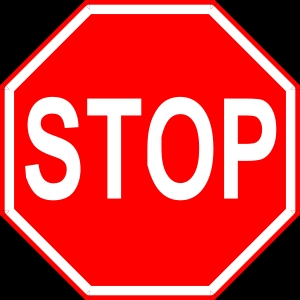
%> input picture HW3/Stop Images/StopSign1.jpg, 300 x 300 px; its folder holds only this picture in this run
$ octave CVHW3.m   (GNU Octave 9; MATLAB toolbox functions it lacks are replaced by stand-ins)
%> lines starting %> are read from the running program, lines starting %| are printed output that depends on the picture
### HW3/sift/sift.m
function [frames,descriptors,gss,dogss]=sift(I,varargin)
% SIFT Extract SIFT features
%   [FRAMES,DESCR]=SIFT(I) extracts the SIFT frames FRAMES and their
%   descriptors DESCR from the image I.
%
%   The image I must be gray-scale, of storage class DOUBLE and
%   ranging in [0,1].
%
%   FRAMES is a 4xK matrix storing one SIFT frame per column. Its
%   format is:
%
%     FRAMES(1:2,k)  center (X,Y) of the frame k,
%     FRAMES(3,k)    scale SIGMA of the frame k,
%     FRAMES(4,k)    orientation THETA of the frame k.
%
%   Note that the X,Y center coordinates are (0,0) based, contrary to
%   the standard MATLAB convention that uses (1,1) as the top-left
%   image coordiante. The plotting function PLOTSIFTFRAME() and
%   PLOTSIFTDESCRIPTOR() automatically shift the keypoints to the
%   default (1,1) reference.
%
%   DESCR is a DxK matrix stores one descriptor per columm (usually
%   D=128).
%
%   [FRAMES,DESCR,GSS,DOGSS]=SIFT(...) returns the Gaussian and
%   Difference of Gaussians scale spaces computed by the algorithm.
%
%   The function accepts the following option-value pairs:
%
%   Verbosity - Verbosity level [{0},1]
%     0 = quiet, 1 = print detailed progress report
%
%   BoundaryPoint - Remove frames on the image boundaries [0,{1}]
%     Remove points whose descriptor intersects the boundary.
%
%   NumOctaves - Number of octaves [1,2,...]
%     Number of octaves of the Gaussian scale space. By default it is
%     computed to cover all possible feature sizes.
%
%   FirstOctave - Index of the first octave [...,-1,{0},+1,...]
%     Setting the parameter to -1 has the effect of doubling the image
%     before computing the scale space.
%
%   NumLevels - [1,2,...]
%     Number of scale levels within each octave.
%
%   Sigma0 - Base smoothing [pixels]
%     Smoothing of the level 0 of octave 0 of the scale space. By
%     default it is set to be equivalent to the value 1.6 of [1].
%     Since however 1.6 is the smoothing of the level -1 and Simga0
%     of the level 0, the actual value is NOT 1.6.
%
%   SigmaN - Nominal smoothing [pixels, {0.5}]
%     Nominal smoothing of the input image.
%
%   Threshold - Strenght threshold [>= 0, {0.01}]
%     Maxima of the DOG scale space [1] below this threshold are
%     ignored. Smaller values accept more features.
%
%   EdgeThreshold - Localization threshold [>= 0, {10}]
%     Feature which have flattness score [1] above this threshold are
%     ignored. Bigger values accept more features.
%
%   Magnif - Descriptor window magnification
%     See SIFTDESCRIPTOR().
%
%   NumSpatialBins - Number of spatial bins [2,{4},6,...]
%     See SIFTDESCRIPTOR().
%
%   NumOrientbins - Number of orientation bins [1,2,...,{8},...]
%     See SIFTDESCRIPTOR().
%
%  REFERENCES
%  [1] D. G. Lowe, "Distinctive image features from scale-invariant
%      keypoints," IJCV, vol. 2, no. 60, pp. 91 110, 2004.
%
%   See also GAUSSIANSS(), DIFFSS(), PLOTSIFTFRAME(), PLOTSIFTDESCRIPTOR(),
%            SIFTDESCRIPTOR(), SIFTMATCH().
%

% AUTORIGHTS
% Copyright (c) 2006 The Regents of the University of California.
% All Rights Reserved.
%
% Created by Andrea Vedaldi
% UCLA Vision Lab - Department of Computer Science
%
% Permission to use, copy, modify, and distribute this software and its
% documentation for educational, research and non-profit purposes,
% without fee, and without a written agreement is hereby granted,
% provided that the above copyright notice, this paragraph and the
% following three paragraphs appear in all copies.
%
% This software program and documentation are copyrighted by The Regents
% of the University of California. The software program and
% documentation are supplied "as is", without any accompanying services
% from The Regents. The Regents does not warrant that the operation of
% the program will be uninterrupted or error-free. The end-user
% understands that the program was developed for research purposes and
% is advised not to rely exclusively on the program for any reason.
%
% This software embodies a method for which the following patent has
% been issued: "Method and apparatus for identifying scale invariant
% features in an image and use of same for locating an object in an
% image," David G. Lowe, US Patent 6,711,293 (March 23,
% 2004). Provisional application filed March 8, 1999. Asignee: The
% University of British Columbia.
%
% IN NO EVENT SHALL THE UNIVERSITY OF CALIFORNIA BE LIABLE TO ANY PARTY
% FOR DIRECT, INDIRECT, SPECIAL, INCIDENTAL, OR CONSEQUENTIAL DAMAGES,
% INCLUDING LOST PROFITS, ARISING OUT OF THE USE OF THIS SOFTWARE AND
% ITS DOCUMENTATION, EVEN IF THE UNIVERSITY OF CALIFORNIA HAS BEEN
% ADVISED OF THE POSSIBILITY OF SUCH DAMAGE. THE UNIVERSITY OF
% CALIFORNIA SPECIFICALLY DISCLAIMS ANY WARRANTIES, INCLUDING, BUT NOT
% LIMITED TO, THE IMPLIED WARRANTIES OF MERCHANTABILITY AND FITNESS FOR
% A PARTICULAR PURPOSE. THE SOFTWARE PROVIDED HEREUNDER IS ON AN "AS IS"
% BASIS, AND THE UNIVERSITY OF CALIFORNIA HAS NO OBLIGATIONS TO PROVIDE
% MAINTENANCE, SUPPORT, UPDATES, ENHANCEMENTS, OR MODIFICATIONS.

% --------------------------------------------------------------------
%                                                  Check the arguments
% --------------------------------------------------------------------
if(nargin < 1)
  error('At least one argument is required.') ;
end

[M,N,C] = size(I) ;

% Lowe's equivalents choices
S      =  3 ;
omin   = -1 ;
O      = floor(log2(min(M,N)))-omin-3 ; % up to 8x8 images
sigma0 = 1.6*2^(1/S) ;                  % smooth lev. -1 at 1.6
sigman = 0.5 ;
thresh = 0.04 / S / 2 ;
r      = 10 ;
NBP    = 4 ;
NBO    = 8 ;
magnif = 3.0 ;

% Parese input
compute_descriptor = 0 ;
discard_boundary_points = 1 ;
verb = 0 ;

for k=1:2:length(varargin)
  switch lower(varargin{k})

    case 'numoctaves'
      O = varargin{k+1} ;

    case 'firstoctave'
      omin = varargin{k+1} ;

    case 'numlevels'
      S = varargin{k+1} ;

    case 'sigma0'
      sigma0 = varargin{k+1} ;

    case 'sigman'
      sigmaN = varargin{k+1} ;

    case 'threshold'
      thresh = varargin{k+1} ;

    case 'edgethreshold'
      r = varargin{k+1} ;

    case 'boundarypoint'
     discard_boundary_points = varargin{k+1} ;

    case 'numspatialbins'
      NBP = varargin{k+1} ;

    case 'numorientbins'
      NBO = varargin{k+1} ;

    case 'magnif'
      magnif = varargin{k+1} ;

    case 'verbosity'
     verb = varargin{k+1} ;

    otherwise
      error(['Unknown parameter ''' varargin{k} '''.']) ;
  end
end
%> after the loop, NBO = 8; NBP = 4; S = 3; discard_boundary_points = 1; magnif = 3; omin = -1; r = 10; sigma0 = 2.02; thresh = 0.00667; verb = 0

% Arguments sanity check
if C > 1
  error('I should be a grayscale image') ;
end

frames      = [] ;
descriptors = [] ;

% --------------------------------------------------------------------
%                                         SIFT Detector and Descriptor
% --------------------------------------------------------------------

% Compute scale spaces
if verb>0, fprintf('SIFT: computing scale space...') ; tic ; end

gss = gaussianss(I,sigman,O,S,omin,-1,S+1,sigma0) ;

if verb>0, fprintf('(%.3f s gss; ',toc) ; tic ; end

dogss = diffss(gss) ;

if verb > 0, fprintf('%.3f s dogss) done\n',toc) ; end
if verb > 0
  fprintf('SIFT scale space parameters [PropertyName in brackets]\n');
  fprintf('  sigman [SigmaN]        : %f\n', sigman) ;
  fprintf('  sigma0 [Sigma0]        : %f\n', dogss.sigma0) ;
  fprintf('       O [NumOctaves]    : %d\n', dogss.O) ;
  fprintf('       S [NumLevels]     : %d\n', dogss.S) ;
  fprintf('    omin [FirstOctave]   : %d\n', dogss.omin) ;
  fprintf('    smin                 : %d\n', dogss.smin) ;
  fprintf('    smax                 : %d\n', dogss.smax) ;
  fprintf('SIFT detector parameters\n')
  fprintf('  thersh [Threshold]     : %e\n', thresh) ;
  fprintf('       r [EdgeThreshold] : %.3f\n', r) ;
  fprintf('SIFT descriptor parameters\n')
  fprintf('  magnif [Magnif]        : %.3f\n', magnif) ;
  fprintf('     NBP [NumSpatialBins]: %d\n', NBP) ;
  fprintf('     NBO [NumOrientBins] : %d\n', NBO) ;
end

for o=1:gss.O
  if verb > 0
    fprintf('SIFT: processing octave %d\n', o-1+omin) ;
                tic ;
  end

  % Local maxima of the DOG octave
  % The 80% tricks discards early very weak points before refinement.
  idx = siftlocalmax(  dogss.octave{o}, 0.8*thresh  ) ;
  idx = [idx , siftlocalmax( - dogss.octave{o}, 0.8*thresh)] ;

  K=length(idx) ;
  [i,j,s] = ind2sub( size( dogss.octave{o} ), idx ) ;
  y=i-1 ;
  x=j-1 ;
  s=s-1+dogss.smin ;
  oframes = [x(:)';y(:)';s(:)'] ;

  if verb > 0
    fprintf('SIFT: %d initial points (%.3f s)\n', ...
      size(oframes, 2), toc) ;
    tic ;
  end

  % Remove points too close to the boundary
  if discard_boundary_points
    % radius = maginf * sigma * NBP / 2
    % sigma = sigma0 * 2^s/S

    rad = magnif * gss.sigma0 * 2.^(oframes(3,:)/gss.S) * NBP / 2 ;
    sel=find(...
      oframes(1,:)-rad >= 1                     & ...
      oframes(1,:)+rad <= size(gss.octave{o},2) & ...
      oframes(2,:)-rad >= 1                     & ...
      oframes(2,:)+rad <= size(gss.octave{o},1)     ) ;
    oframes=oframes(:,sel) ;

    if verb > 0
      fprintf('SIFT: %d away from boundary\n', size(oframes,2)) ;
      tic ;
    end
  end

  % Refine the location, threshold strength and remove points on edges
  oframes = siftrefinemx(...
    oframes, ...
    dogss.octave{o}, ...
    dogss.smin, ...
    thresh, ...
    r) ;

  if verb > 0
    fprintf('SIFT: %d refined (%.3f s)\n', ...
            size(oframes,2),toc) ;
    tic ;
  end

  % Compute the oritentations
  oframes = siftormx(...
    oframes, ...
    gss.octave{o}, ...
    gss.S, ...
    gss.smin, ...
    gss.sigma0 ) ;

  % Store frames
  x     = 2^(o-1+gss.omin) * oframes(1,:) ;
  y     = 2^(o-1+gss.omin) * oframes(2,:) ;
  sigma = 2^(o-1+gss.omin) * gss.sigma0 * 2.^(oframes(3,:)/gss.S) ;
  frames = [frames, [x(:)' ; y(:)' ; sigma(:)' ; oframes(4,:)] ] ;


  % Descriptors
  if nargout > 1
    if verb > 0
      fprintf('SIFT: computing descriptors...') ;
      tic ;
    end

    sh = siftdescriptor(...
      gss.octave{o}, ...
      oframes, ...
      gss.sigma0, ...
      gss.S, ...
      gss.smin, ...
      'Magnif', magnif, ...
      'NumSpatialBins', NBP, ...
      'NumOrientBins', NBO) ;

    descriptors = [descriptors, sh] ;

    if verb > 0, fprintf('done (%.3f s)\n',toc) ; end
  end
end

### HW3/sift/gaussianss.m
function SS = gaussianss(I,sigman,O,S,omin,smin,smax,sigma0)
%> called with sigman = 0.5, O = 6, S = 3, omin = -1, smin = -1, smax = 4, sigma0 = 2.02
% GAUSSIANSS
%   SS = GAUSSIANSS(I,SIGMAN,O,S,OMIN,SMIN,SMAX,SIGMA0) returns the
%   Gaussian scale space of image I. Image I is assumed to be
%   pre-smoothed at level SIGMAN. O,S,OMIN,SMIN,SMAX,SIGMA0 are the
%   parameters of the scale space as explained in PDF:SIFT.USER.SS.
%
%   See also DIFFSS(), PDF:SIFT.USER.SS.

% History
%  4-15-2006  Fixed some comments

% AUTORIGHTS
% Copyright (c) 2006 The Regents of the University of California.
% All Rights Reserved.
%
% Created by Andrea Vedaldi
% UCLA Vision Lab - Department of Computer Science
%
% Permission to use, copy, modify, and distribute this software and its
% documentation for educational, research and non-profit purposes,
% without fee, and without a written agreement is hereby granted,
% provided that the above copyright notice, this paragraph and the
% following three paragraphs appear in all copies.
%
% This software program and documentation are copyrighted by The Regents
% of the University of California. The software program and
% documentation are supplied "as is", without any accompanying services
% from The Regents. The Regents does not warrant that the operation of
% the program will be uninterrupted or error-free. The end-user
% understands that the program was developed for research purposes and
% is advised not to rely exclusively on the program for any reason.
%
% This software embodies a method for which the following patent has
% been issued: "Method and apparatus for identifying scale invariant
% features in an image and use of same for locating an object in an
% image," David G. Lowe, US Patent 6,711,293 (March 23,
% 2004). Provisional application filed March 8, 1999. Asignee: The
% University of British Columbia.
%
% IN NO EVENT SHALL THE UNIVERSITY OF CALIFORNIA BE LIABLE TO ANY PARTY
% FOR DIRECT, INDIRECT, SPECIAL, INCIDENTAL, OR CONSEQUENTIAL DAMAGES,
% INCLUDING LOST PROFITS, ARISING OUT OF THE USE OF THIS SOFTWARE AND
% ITS DOCUMENTATION, EVEN IF THE UNIVERSITY OF CALIFORNIA HAS BEEN
% ADVISED OF THE POSSIBILITY OF SUCH DAMAGE. THE UNIVERSITY OF
% CALIFORNIA SPECIFICALLY DISCLAIMS ANY WARRANTIES, INCLUDING, BUT NOT
% LIMITED TO, THE IMPLIED WARRANTIES OF MERCHANTABILITY AND FITNESS FOR
% A PARTICULAR PURPOSE. THE SOFTWARE PROVIDED HEREUNDER IS ON AN "AS IS"
% BASIS, AND THE UNIVERSITY OF CALIFORNIA HAS NO OBLIGATIONS TO PROVIDE
% MAINTENANCE, SUPPORT, UPDATES, ENHANCEMENTS, OR MODIFICATIONS.

% --------------------------------------------------------------------
%                                                  Check the arguments
% --------------------------------------------------------------------
if(nargin < 6)
  error('Six arguments are required.') ;
end

if(~isreal(I) || ndims(I) > 2)
  error('I must be a real two dimensional matrix') ;
end

if(smin >= smax)
  error('smin must be greather or equal to smax') ;
end

% --------------------------------------------------------------------
%                                                           Do the job
% --------------------------------------------------------------------

% Scale multiplicative step
k = 2^(1/S) ;
%> k = 1.26

% Lowe's convention: the scale (o,s)=(0,-1) has standard deviation
% 1.6 (was it variance?)
if(nargin < 7)
  sigma0 = 1.6 * k ;
end

dsigma0 = sigma0 * sqrt(1 - 1/k^2) ; % Scale step factor
%> dsigma0 = 1.23
sigman  = 0.5 ;                      % Nominal smoothing of the image

% Scale space structure
SS.O          = O ;
%> SS.O = 6
SS.S          = S ;
%> SS.S = 3
SS.sigma0     = sigma0 ;
%> SS.sigma0 = 2.02
SS.omin       = omin ;
%> SS.omin = -1
SS.smin       = smin ;
SS.smax       = smax ;
%> SS.smax = 4

% If mino < 0, multiply the size of the image.
% (The rest of the code is consistent with this.)
if omin < 0
  for o=1:-omin
    I = doubleSize(I) ;
  end
%> this loop made 1 pass
%> (M in doubleSize, N in doubleSize) on pass 1: (300, 300)
%> pass 1, in gaussianss, `I = doubleSize(I) ;`:
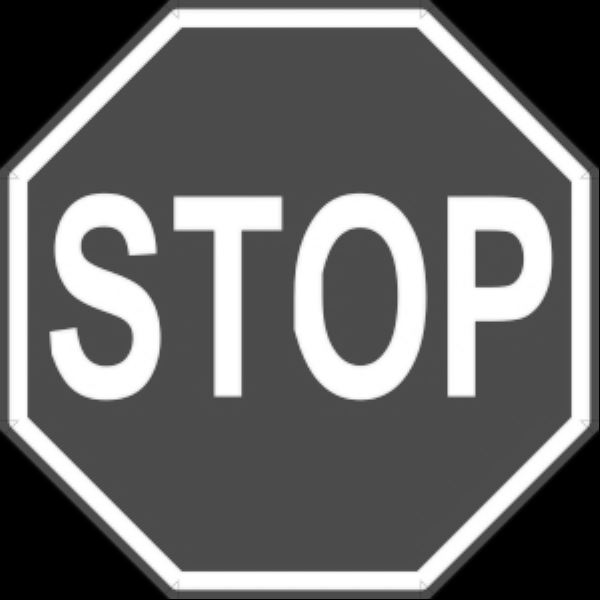
%> I: size 600x600 double; min 0, max 1, mean 0.406
elseif omin > 0
  for o=1:omin
    I = halveSize(I) ;
  end
end

[M,N] = size(I) ;

% Index offset
so = -smin+1 ;

% --------------------------------------------------------------------
%                                                         First octave
% --------------------------------------------------------------------
%
% The first level of the first octave has scale index (o,s) =
% (omin,smin) and scale coordinate
%
%    sigma(omin,smin) = sigma0 2^omin k^smin
%
% The input image I is at nominal scale sigman. Thus in order to get
% the first level of the pyramid we need to apply a smoothing of
%
%   sqrt( (sigma0 2^omin k^smin)^2 - sigman^2 ).
%
% As we have pre-scaled the image omin octaves (up or down,
% depending on the sign of omin), we need to correct this value
% by dividing by 2^omin, getting
%e
%   sqrt( (sigma0 k^smin)^2 - (sigman/2^omin)^2 )
%

if(sigma0 * 2^omin * k^smin < sigman)
  warning('The nominal smoothing exceeds the lowest level of the scale space.') ;
end

SS.octave{1} = zeros(M,N,smax-smin+1) ;
SS.octave{1}(:,:,1)  = imsmooth(I, ...
  sqrt((sigma0*k^smin)^2  - (sigman/2^omin)^2)) ;

for s=smin+1:smax
  % Here we go from (omin,s-1) to (omin,s). The extra smoothing
  % standard deviation is
  %
  %  (sigma0 2^omin 2^(s/S) )^2 - (simga0 2^omin 2^(s/S-1/S) )^2
  %
  % Aftred dividing by 2^omin (to take into account the fact
  % that the image has been pre-scaled omin octaves), the
  % standard deviation of the smoothing kernel is
  %
  %   dsigma = sigma0 k^s sqrt(1-1/k^2)
  %
  dsigma = k^s * dsigma0 ;
  SS.octave{1}(:,:,s +so) = ...
    imsmooth(squeeze(...
    SS.octave{1}(:,:,s-1 +so)...
    ), dsigma )  ;
end
%> this loop made 5 passes
%> dsigma on passes 1 to 5: 1.23, 1.55, 1.95, 2.45, 3.09
%> after the loop, SS = {O 6, S 3, sigma0 2.02, omin -1, smin -1, smax 4}


% --------------------------------------------------------------------
%                                                        Other octaves
% --------------------------------------------------------------------

for o=2:O
  % We need to initialize the first level of octave (o,smin) from
  % the closest possible level of the previous octave. A level (o,s)
  % in this octave corrsponds to the level (o-1,s+S) in the previous
  % octave. In particular, the level (o,smin) correspnds to
  % (o-1,smin+S). However (o-1,smin+S) might not be among the levels
  % (o-1,smin), ..., (o-1,smax) that we have previously computed.
  % The closest pick is
  %
  %                       /  smin+S    if smin+S <= smax
  % (o-1,sbest) , sbest = |
  %                       \  smax      if smin+S > smax
  %
  % The amount of extra smoothing we need to apply is then given by
  %
  %  ( sigma0 2^o 2^(smin/S) )^2 - ( sigma0 2^o 2^(sbest/S - 1) )^2
  %
  % As usual, we divide by 2^o to cancel out the effect of the
  % downsampling and we get
  %
  %  ( sigma 0 k^smin )^2 - ( sigma0 2^o k^(sbest - S) )^2
  %
  sbest = min(smin + S, smax) ;
  TMP = halveSize(squeeze(SS.octave{o-1}(:,:,sbest+so))) ;
  target_sigma = sigma0 * k^smin ;
    prev_sigma = sigma0 * k^(sbest - S) ;

  if(target_sigma > prev_sigma)
          TMP = imsmooth(TMP, sqrt(target_sigma^2 - prev_sigma^2) ) ;
  end
  [M,N] = size(TMP) ;

  SS.octave{o} = zeros(M,N,smax-smin+1) ;
  SS.octave{o}(:,:,1) = TMP ;

  for s=smin+1:smax
    % The other levels are determined as above for the first octave.
    dsigma = k^s * dsigma0 ;
    SS.octave{o}(:,:,s +so) = ...
      imsmooth(squeeze(...
      SS.octave{o}(:,:,s-1 +so)...
      ), dsigma)  ;
  end

end
%> this loop made 5 passes
%> (M, N) on passes 1 to 5: (300, 300), (150, 150), (75, 75), (38, 38), (19, 19)
%> pass 1, in halveSize, `J=I(1:2:end,1:2:end) ;`:
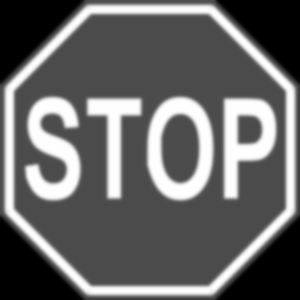
%> J: size 300x300 double; min 0, max 1, mean 0.406
%> pass 2, in halveSize (call 2), `J=I(1:2:end,1:2:end) ;`:
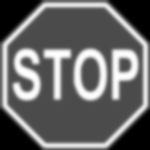
%> J: size 150x150 double; min 0, max 0.999, mean 0.406
%> pass 3, in halveSize (call 3), `J=I(1:2:end,1:2:end) ;`:
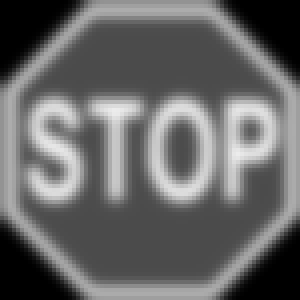
%> J: size 75x75 double (shown 4 times larger); min 4.69e-19, max 0.926, mean 0.406

% -------------------------------------------------------------------------
%                                                       Auxiliary functions
% -------------------------------------------------------------------------
function J = doubleSize(I)
[M,N]=size(I) ;
J = zeros(2*M,2*N) ;
J(1:2:end,1:2:end) = I ;
J(2:2:end-1,2:2:end-1) = ...
  0.25*I(1:end-1,1:end-1) + ...
  0.25*I(2:end,1:end-1) + ...
  0.25*I(1:end-1,2:end) + ...
  0.25*I(2:end,2:end) ;
J(2:2:end-1,1:2:end) = ...
  0.5*I(1:end-1,:) + ...
    0.5*I(2:end,:) ;
J(1:2:end,2:2:end-1) = ...
  0.5*I(:,1:end-1) + ...
    0.5*I(:,2:end) ;

function J = halveSize(I)
J=I(1:2:end,1:2:end) ;
% [5 lines of commented-out code are left out]

### HW3/sift/diffss.m
function dss = diffss(ss)
% DIFFSS  Difference of scale space
%   DSS=DIFFSS(SS) returns a scale space DSS obtained by subtracting
%   consecutive levels of the scale space SS.
%
%   In SIFT, this function is used to compute the difference of
%   Gaussian scale space from the Gaussian scale space of an image.
%
%   See also GAUSSIANSS(), PDF:SIFT.USER.SS.

% AUTORIGHTS
% Copyright (c) 2006 The Regents of the University of California.
% All Rights Reserved.
%
% Created by Andrea Vedaldi
% UCLA Vision Lab - Department of Computer Science
%
% Permission to use, copy, modify, and distribute this software and its
% documentation for educational, research and non-profit purposes,
% without fee, and without a written agreement is hereby granted,
% provided that the above copyright notice, this paragraph and the
% following three paragraphs appear in all copies.
%
% This software program and documentation are copyrighted by The Regents
% of the University of California. The software program and
% documentation are supplied "as is", without any accompanying services
% from The Regents. The Regents does not warrant that the operation of
% the program will be uninterrupted or error-free. The end-user
% understands that the program was developed for research purposes and
% is advised not to rely exclusively on the program for any reason.
%
% This software embodies a method for which the following patent has
% been issued: "Method and apparatus for identifying scale invariant
% features in an image and use of same for locating an object in an
% image," David G. Lowe, US Patent 6,711,293 (March 23,
% 2004). Provisional application filed March 8, 1999. Asignee: The
% University of British Columbia.
%
% IN NO EVENT SHALL THE UNIVERSITY OF CALIFORNIA BE LIABLE TO ANY PARTY
% FOR DIRECT, INDIRECT, SPECIAL, INCIDENTAL, OR CONSEQUENTIAL DAMAGES,
% INCLUDING LOST PROFITS, ARISING OUT OF THE USE OF THIS SOFTWARE AND
% ITS DOCUMENTATION, EVEN IF THE UNIVERSITY OF CALIFORNIA HAS BEEN
% ADVISED OF THE POSSIBILITY OF SUCH DAMAGE. THE UNIVERSITY OF
% CALIFORNIA SPECIFICALLY DISCLAIMS ANY WARRANTIES, INCLUDING, BUT NOT
% LIMITED TO, THE IMPLIED WARRANTIES OF MERCHANTABILITY AND FITNESS FOR
% A PARTICULAR PURPOSE. THE SOFTWARE PROVIDED HEREUNDER IS ON AN "AS IS"
% BASIS, AND THE UNIVERSITY OF CALIFORNIA HAS NO OBLIGATIONS TO PROVIDE
% MAINTENANCE, SUPPORT, UPDATES, ENHANCEMENTS, OR MODIFICATIONS.

dss.smin = ss.smin ;
%> dss.smin = -1
dss.smax = ss.smax-1 ;
%> dss.smax = 3
dss.omin = ss.omin ;
%> dss.omin = -1
dss.O = ss.O ;
%> dss.O = 6
dss.S = ss.S ;
%> dss.S = 3
dss.sigma0 = ss.sigma0 ;
%> dss.sigma0 = 2.02

for o=1:dss.O
  % Can be done at once, but it turns out to be faster
  % this way
  [M,N,S] = size(ss.octave{o}) ;
  dss.octave{o} = zeros(M,N,S-1) ;
  for s=1:S-1
    dss.octave{o}(:,:,s) = ...
        ss.octave{o}(:,:,s+1) - ss.octave{o}(:,:,s) ;
  end
end
%> this loop made 6 passes
%> after the loop, dss = {smin -1, smax 3, omin -1, O 6, S 3, sigma0 2.02}

### HW3/CVHW3.m
% HW3
%Hana Matatov, 203608302, shanama@campus.technion.ac.il
%Aram Gasparian, 310410865, aram89@campus.technion.ac.i
clc, close all;
%------------------------------------------------------------
addpath('sift', 'Stop Images');
%% Q1 - Image Stitching
% read images
files = dir('Stop Images\*.jpg');
imageList = {files(:).name};
I = cell(4);
descr = cell(4);
frames = cell(4);
%% section 1 - extract sift descriptor
for i = 1:numel(imageList)
   imageName = imageList{i};
   I{i} = im2double(imread(imageName));
   [frames{i}, descr{i}] = sift(rgb2gray(I{i}));
%> the loop in sift, `for o=1:gss.O` made 1 pass
%> the run ends on the next line
